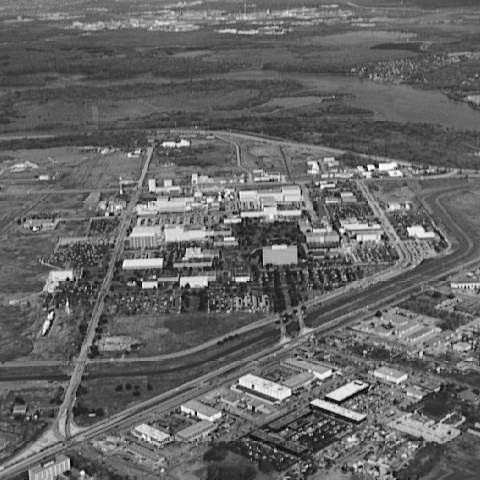
#> input picture HW/HW3/HW3_1/aerial_view.tif, 480 x 480 px
$ python hw3_1_3.py
#> lines starting #> are read from the running program, lines starting #| are printed output that depends on the picture
import cv2
import matplotlib.pyplot as plt
import numpy as np

eq_img = cv2.imread("aerial_view.tif", cv2.IMREAD_GRAYSCALE)
#> eq_img is the input picture: shape (480, 480); min 0, max 254, mean 101.2


hist_eq = cv2.calcHist([eq_img], [0], None, [256], [0, 256])
#> hist_eq = 256 values, max 3749 at index 83, min 0 at index 1, mean 900

pdf = np.squeeze(hist_eq/eq_img.size)
#> pdf = 256 values, max 0.0163 at index 83, min 0 at index 1, mean 0.00391

c = 1/np.cumsum(np.arange(256)**0.4)[-1]
print("c:", c)  # c =  0.0005968222208221872
print("sum of pdf: ", np.sum(c*np.arange(256)**0.4))

G_source = np.round(np.cumsum(pdf)*255)
#> G_source = 256 values from 0 to 255

G_reference = np.round(np.cumsum(c*np.arange(256)**0.4)*255) # c =  0.0005968222208221872


match_img = np.empty_like(eq_img)

for i, sk in enumerate(G_source):
    for j, Gzq in enumerate(G_reference):
        if Gzq == sk:
            match_img[np.where(eq_img == i)] = j
            break
        elif (Gzq<sk) and (G_reference[j+1]>sk):
            value = np.array([j,j+1])
            dis = np.abs(sk - np.array([Gzq, G_reference[j+1]]))
            match_img[np.where(eq_img == i)] = value[np.argmin(dis)]
            break
#> this loop made 256 passes
#> sk on passes 1 to 3: 0, 0, 0
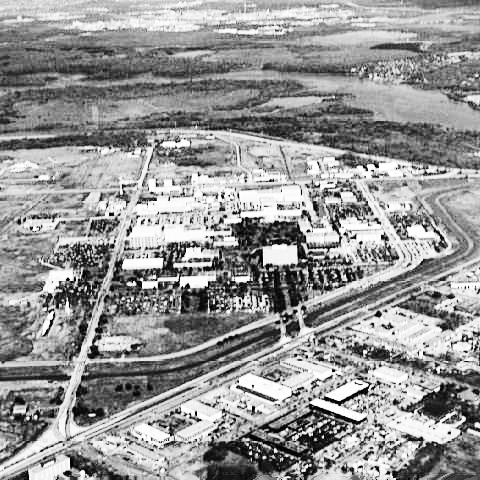
#> match_img: shape (480, 480); min 0, max 255, mean 149.7

hist_match = cv2.calcHist([match_img], [0], None, [256], [0, 256])
#> hist_match = 256 values, max 3749 at index 119, min 0 at index 1, mean 900
pdf_match = hist_match/match_img.size
#> pdf_match = 256 values, max 0.0163 at index 119, min 0 at index 1, mean 0.00391
cdf_match = np.uint8(np.cumsum(pdf_match)*255)
#> cdf_match = 256 values from 0 to 255

fig =  plt.figure()

plt.plot(hist_match)
plt.ylabel('# of pixel')
plt.xlabel('Bins')
plt.title("histogram matching", fontsize=15)
cv2.imwrite("3_1_hist_match.png",match_img)


plt.savefig("3_1_hist_match_hist.png")
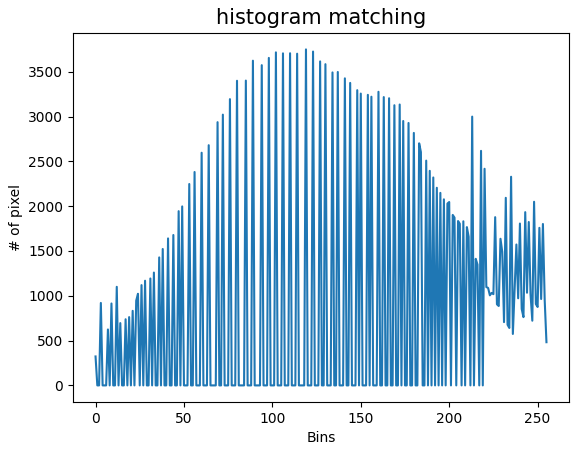
#> figure drawn by matplotlib, 1 panel; curve peaks at x = 119, y = 3749
cv2.imwrite("3_1_hist_match.png",match_img)


fig =  plt.figure()

line1, = plt.plot(cdf_match, label = "matched G(Zq)" )
line2, =plt.plot(G_source, label = "T(r)")
line3, =plt.plot(G_reference, label = "G(Zq)")

plt.legend(handles = [line1, line2, line3], loc='lower right')
plt.savefig("3_1_hist_match_cdf.png")
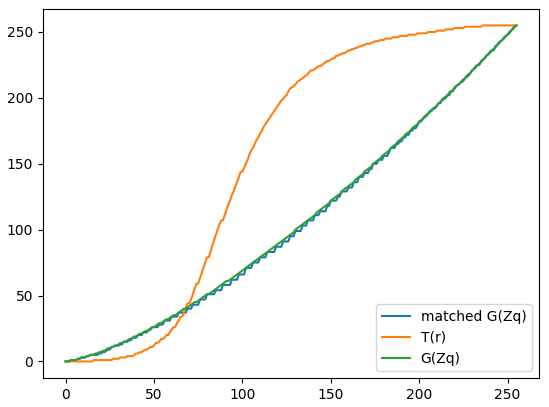
#> figure drawn by matplotlib, 1 panel; curve peaks at x = 255, y = 255; curve peaks at x = 236, y = 255; curve peaks at x = 255, y = 255
